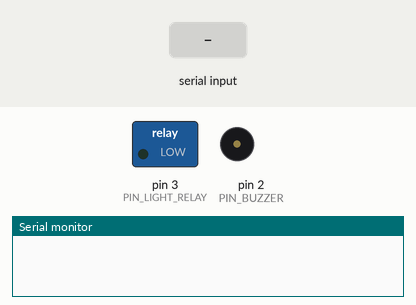
A sketch run on a simulated Arduino Uno, built with avr-gcc and run on an emulated ATmega328P. Shown: switched loads named in the sketch (green lamp = pin HIGH), buzzer (waves = sounding, pin HIGH), the last lines printed to the serial monitor. Inputs (shaded band) come from the test bench.

Above: at 1.2 s.
1.3 s: "5\n" received over Serial
At 1.9 s:
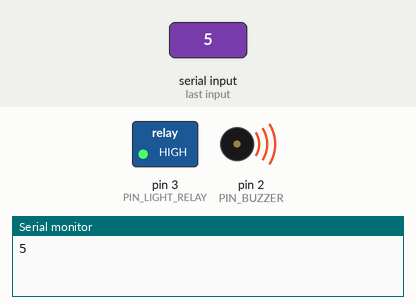
4.3 s: "90,45\n" received over Serial
At 5.19 s:
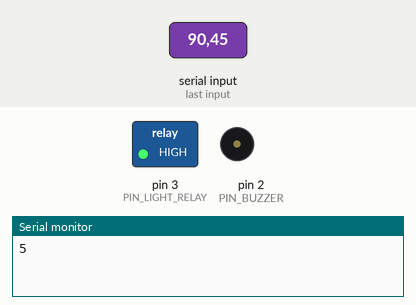
At 8.7 s:
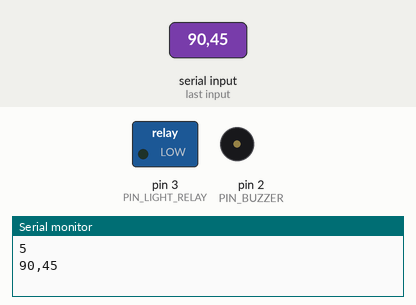
Timing chart, 0 to 10.2 s (numbered marks = the images above; inputs shaded):
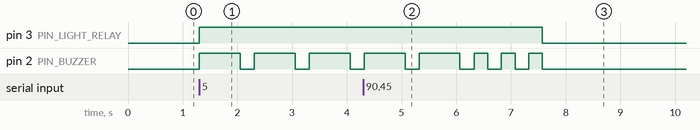

Measured:
- after the input at 1.3 s, pin 3 (PIN_LIGHT_RELAY): LOW → HIGH at once; pin 2 (PIN_BUZZER): alternates HIGH for 0.75 s and LOW for 0.25 s, starting at once
- after the input at 4.3 s, pin 3 (PIN_LIGHT_RELAY): HIGH → LOW after 3.3 s

The sketch:

val_light_serialonly.ino
```cpp
#define PIN_BUZZER 2
#define PIN_LIGHT_RELAY 3
#define BUFF_LEN 100
#define STATE_ON 0
#define STATE_OFF 1
#define STATE_TURNING_ON 2
#define STATE_TURNING_OFF 3


int state = STATE_OFF;
int buzzer_cnt = 0;

// the setup routine runs once when you press reset:
void setup() {
  // initialize serial communication at 9600 bits per second:
  Serial.begin(9600);
  pinMode(PIN_BUZZER, OUTPUT);
  pinMode(PIN_LIGHT_RELAY, OUTPUT);
  digitalWrite(PIN_LIGHT_RELAY, LOW);
}

// the loop routine runs over and over again forever:
void loop() {
  char buffer[BUFF_LEN];
  char cur;
  int i = 0;

  if(Serial.available() && state != STATE_TURNING_ON && state != STATE_TURNING_OFF) {
    while(i < BUFF_LEN-1) {
      if((cur = Serial.read()) < 0) continue;
      if(cur == '\n') break;
      buffer[i++] = cur;
    }
    buffer[i] = '\0';
    if(isDigit(buffer[0])) { // atoi can only work if first char is number error returns 0 which is useless
      int val = atoi(buffer);
      // state 0 just turned it on
      // state 1 controller started/ logic power on
      // state 2-7 capacitor charging
      // state 8 power on
      // state 10 estopped
      // state 11 motor power off
      if(val > 1 &&  val < 10) {
        if(state != STATE_ON) {
          state = STATE_TURNING_ON;
          buzzer_cnt = 474;
        }
      } else {
        if(state != STATE_OFF) {
          state = STATE_TURNING_OFF;
          buzzer_cnt = 149;
        }
      }
    }
    Serial.println(buffer);
  }

  if(state == STATE_TURNING_ON) {
    digitalWrite(PIN_LIGHT_RELAY, HIGH);
    if(buzzer_cnt > 0) {
      if(buzzer_cnt%100 < 75)
        digitalWrite(PIN_BUZZER, HIGH);
      else
        digitalWrite(PIN_BUZZER, LOW);
      --buzzer_cnt;
    } else {
      digitalWrite(PIN_BUZZER, LOW);
      state = STATE_ON;
    }
  } else if(state == STATE_TURNING_OFF) {
    if(buzzer_cnt > 0) {
        if(buzzer_cnt%50 < 25)
          digitalWrite(PIN_BUZZER, HIGH);
        else
          digitalWrite(PIN_BUZZER, LOW);
        --buzzer_cnt;
    } else {
        digitalWrite(PIN_BUZZER, LOW);
        digitalWrite(PIN_LIGHT_RELAY, LOW);
        state = STATE_OFF;
    }
  }
  delay(10);        // delay in between reads for stability
}
```
